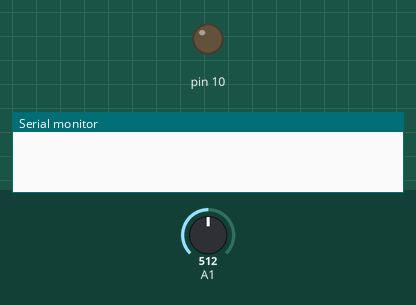
Recording of a sketch running on a simulated Arduino Uno, built with avr-gcc and run on an emulated ATmega328P. Shown: output pins drawn as LEDs (lit = HIGH), the last lines printed to the serial monitor. The inputs (shaded band) are chosen by the test bench; at power-on: A1 = 512.

Above: at 0.1 s.
At 39.09 s:
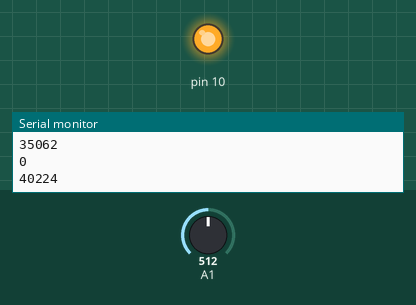
Timing chart, 0 to 40.0 s (numbered marks = the images above):
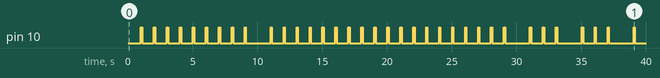

Measured:
- by itself, pin 10: LOW → HIGH at 1.0 s, → LOW 0.10 s later, → HIGH 0.90 s later, → LOW 0.10 s later, … (70 changes in this stretch)

The sketch:

current_meter.ino
```cpp
#define TO_MILIAMPS 25 //1 means ~25 mA

#define A_VAL_MAX 128
signed int aVal[A_VAL_MAX];
uint8_t valPt = 0;

// zero-point value
signed int zeroPoint = 512;

//RMS calculating
unsigned long sumSquares = 0;
unsigned int numSqTicks = 0;

//impulse LED
unsigned long long ledOffTime = 0;
unsigned long miliAmpSecs = 0;
#define MAS_IMPULSE 1000 //pulse every 1000 miliampereseconds (1 A in second)

// clock buffers
unsigned long long read_clock_buf = 0;
unsigned long long calc_rms_buf = 0;

void setup() {
  pinMode(10, OUTPUT);

  Serial.begin(9600);

  analogReference(INTERNAL);
}

void loop() {

  //if LED on and need to be reset
  if (ledOffTime > 0 && ledOffTime < millis()) {
    digitalWrite(10,LOW);
    ledOffTime = 0;
  }

  //every 1 s
  if (millis() > calc_rms_buf+1000) {
    calc_rms_buf = millis();
    //calculate RMS

    unsigned long meanSquare = numSqTicks > 0 ? sumSquares/numSqTicks : 0; //prevent div by zero
    unsigned int RMS = sqrt(meanSquare)*TO_MILIAMPS;

    Serial.println(RMS);

    //restart counters
    sumSquares=0;
    numSqTicks=0;

    //integrate to pulse diode
    miliAmpSecs += RMS;
    if (miliAmpSecs >= MAS_IMPULSE) {

      //impulse LED once
      digitalWrite(10,HIGH);

      //set time to turn LED off
      ledOffTime = millis()+100;

      //restart counter
      miliAmpSecs = 0;
    }
  }

  //every 1 ms
  if (millis() != read_clock_buf) {
    read_clock_buf = millis();

    //get analog value and store in buffer
    int read = analogRead(A1);

    if (valPt >= A_VAL_MAX) {
      //overflow
      updateZero();
      valPt = 0;
    } else {
      aVal[valPt++] = read;
    }

    //add to meanSquare
    sumSquares += pow(read-zeroPoint,2);
    numSqTicks++;

  }
}

// find and update zero point
void updateZero() {
  unsigned int min = aVal[0];
  unsigned int max = aVal[0];

  for (uint8_t i=1;i<valPt;i++) {
    if (aVal[i] < min) min = aVal[i];
    if (aVal[i] > max) max = aVal[i];
  }

  //midpoint between min and max
  zeroPoint = (min+max)/2;
}
```
